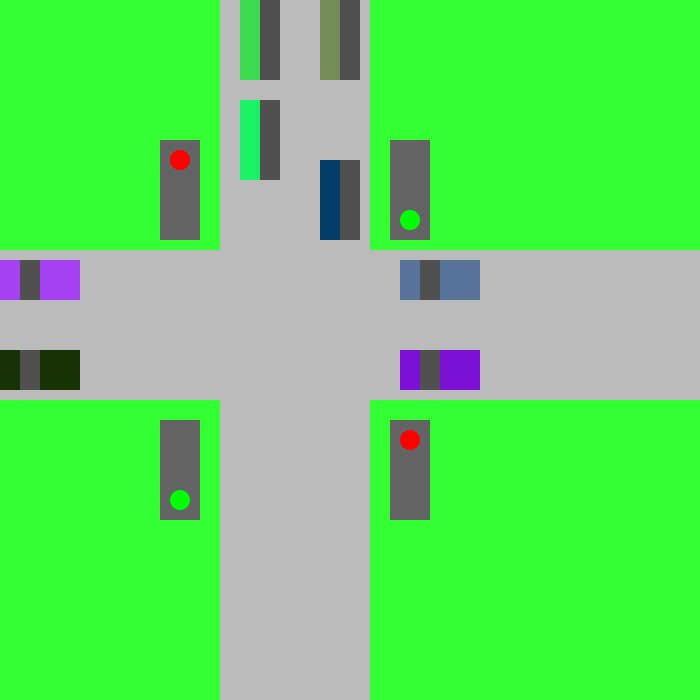
Frame 1 (no input)
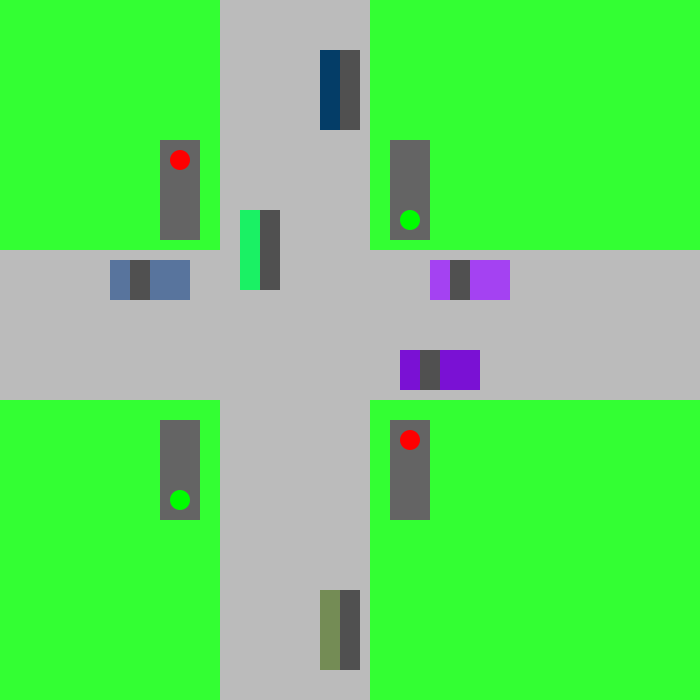
Frame 60 (the mouse pressed at the canvas centre just before this capture)
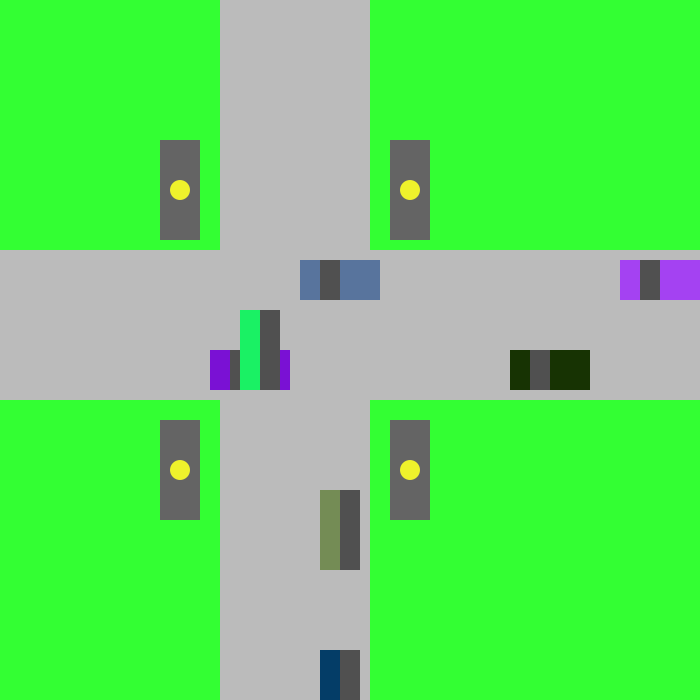
Frame 120 (the mouse held since frame 60 and released just before this capture)

The Processing sketch that drew these frames (run headless with seeded random() and noise(); from frame 60 on, the mouse is pressed at the canvas centre):

// Processing sketch: coursework_part_1
// ── coursework_part_1.pde
int counter = 0;
int step = 0;

int counter1 = 0;
int step1 = 2;

Car[] carx;
Car[] cary;
Car[] caryreverse;
Car[] carxreverse;

road r1 = new road(0,250,150,700);
road r2 = new road(220,0,700,150);

traffic_light t1 = new traffic_light(160,140,0);
traffic_light t2 = new traffic_light(390,140,300);
traffic_light t3 = new traffic_light(160,420,0);
traffic_light t4 = new traffic_light(390,420,600);

void setup() {
  background(51,255,51);
  size(700,700);
  
  carx = new Car[2];
  cary = new Car[2];
  caryreverse = new Car[2];
  carxreverse = new Car[2];
 
  for(int i =0; i<2; i++) {
    carx[i]= new Car(i*400,260,80,40,10,0);
    cary[i]= new Car(240,i*100,40,80,0,10);
    caryreverse[i]= new Car(320,i*160,40,80,0,10);
    carxreverse[i]= new Car(i*400,350,80,40,0,0);
  }
}

void draw() {
r1.display();
r2.display();

t1.display1();
t1.Counter();

t2.display();
t2.advanceCounter();

t3.display();
t3.advanceCounter();

t4.display1();
t4.Counter();

      for (int i=0; i<2; i++) {
          carx[i].display();
          carx[i].move();
          
          carxreverse[i].display();
          carxreverse[i].moveReverse();
          
          cary[i].display();
          cary[i].moveY();
          
          caryreverse[i].display();
          caryreverse[i].moveReverseY();
      }

    fill(255,255,0);
    line(30, 20, 85, 20);
    stroke(400);
}

class road {
  float x;
  float y;
  float h;
  float w;
    road(float tempx, float tempy, float temph, float tempw) {
      x = tempx;
      y = tempy;
      h = temph;
      w = tempw;
    }
  
  void display() {
    noStroke();
    fill(187,187,187);
    rect(x,y,w,h);
  }
}

class traffic_light {
  float x;
  float y;
  float r;
    traffic_light(float tempX, float tempY, float tempR) {
      x = tempX;
      y = tempY;
      r = tempR;
    }

  void advanceCounter() {
  counter++;
  if (counter==400) {
    counter=0;
    step=0;
  } else if (counter==200) {
    step=1;
  } else if (counter==280) {
    step=2;
  } 
}

  void Counter() {
  counter1++;
  if (counter1==400) {
    counter1=0;
    step1=2;
  } else if (counter1==200) {
    step1=1;
  } else if (counter1==280) {
    step1=0;
  } 
}
 
void display(){
  fill(100);
  rect(x,y,40,100);
   
  // red light
  if (step==2) {
    fill(255,0,0);
  } else {
    fill(100);
  }
  ellipse(x+20,y+20,20,20);
   
  // yellow light
 if (step==1) {
    fill(#EEF22C); 
    ellipse(x+20,y+50,20,20);
  } 
   
  // green light
  if (step==0) {
    fill(0,255,0);
    ellipse(x+20,y+80,20,20);
  }
  
}

void display1() {
  
    fill(100);
  rect(x,y,40,100);

    // red light
  if (step1==2) {
    fill(255,0,0);
  } else {
    fill(100);
  }
  ellipse(x+20,y+20,20,20);
   
  // yellow light
 if (step1==1) {
    fill(#EEF22C); 
    ellipse(x+20,y+50,20,20);
  } 
   
  // green light
  if (step1==0) {
    fill(0,255,0);
    ellipse(x+20,y+80,20,20);
  }



}
}

class Car {
  float x;
  float y;
  float h;
  float w;
  color c;
  float speedX ;
  float speedY;
  
    Car(float tempX, float tempY, float tempH, float tempW, float tempSpeedX, float tempSpeedY) {
      x = tempX;
      y = tempY;
      h = tempH;
      w = tempW;
      c = color(random(255),random(255),random(255));
      speedX = tempSpeedX;
      speedY = tempSpeedY;
    }
    
    void move() {
      y = y + speedY;
      x = x + speedX;
     if (x > width) x = 0;
     if (y > width) y = 0;
     
     for(int i=0; i<2; i++) {
        if (step1==2 && dist(carx[i].x,carx[i].y,t1.x,t1.y)<= 130) {
        speedX = 0;
      }
       else {
        speedX=10;
      }
     
     }
   } 
   
    void moveReverse() {
      x = x - speedX;
     if (x == 0) x = 700;
     for(int i=0; i<2; i++) {
     if (step1==2 && dist(carxreverse[i].x,carxreverse[i].y,t4.x,t4.y)<= 125) {

        speedX = 0;
      }
      else {
        speedX = 10;
      }
    }
   } 
   
     void moveReverseY() {
      y = y + speedY;
     if (y == 700) y = 0;
     for(int i=0; i<2; i++) {
     if (step==2 && dist(caryreverse[i].x,caryreverse[i].y,t2.x,t2.y)<= 110) {

        speedY = 0;
      }
      else {
        speedY = 10;
      }
    }
   } 
   
     void moveY() {
      y = y - speedY;
     if (y == 0) y = 700;
     for(int i=0; i<2; i++) {
     if (step==2 && dist(cary[i].x,cary[i].y,t3.x,t3.y)<= 130) {

        speedY = 0;
      }
      else {
        speedY = 10;
      }
    }
   } 
    
    void display() {
      fill(c);
      rect(x,y,h,w);
      
      fill(80);
      rect(x+20, y, 20, w);
    }
}
